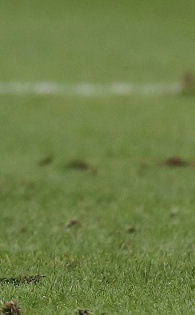
#> input picture IGNORE/python_vision_practise/histogram_video/pitch_ground.jpg, 195 x 315 px, found by its file name
$ python video_detect_orange.py
#> lines starting #> are read from the running program, lines starting #| are printed output that depends on the picture; pictures that were not available may be replaced by others from this repository, and a replacement may not be noted
import cv2
import numpy as np
from numpy import True_
# import part1

# opt 1= orange_mask, 2= just mask
def perform_orange_mask(img,opt):
    # Define the blue color range in HSV format
    orange_lower = np.array([15, 100, 100])
    orange_upper = np.array([30, 255, 255])

    # Convert the input image to HSV color space
    hsv = cv2.cvtColor(img, cv2.COLOR_BGR2HSV)

    # Create a mask for the blue color
    mask = cv2.inRange(hsv, orange_lower, orange_upper)

    # Perform dilations and erosions on the mask
    mask = cv2.erode(mask, None, iterations=2)
    mask = cv2.dilate(mask, None, iterations=2)

    # Apply the mask to the original image
    orange_masked_image = cv2.bitwise_and(img, img, mask=mask)

    if(opt == 1) : return orange_masked_image;
    if(opt == 2) : return mask;


def video_analysis():
    # Open the video file
    video_path = "../TableTennis.avi"
    cap = cv2.VideoCapture(video_path)
    if not cap.isOpened(): print("Error: Could not open the video file."); exit();

    frame_count = 0;
    analyse = True;


    roi = cv2.imread("pitch_ground.jpg")
#> roi is the input picture: shape (315, 195, 3); mean B, G, R 70.3, 127.9, 110.3
    hsv_roi = cv2.cvtColor(roi, cv2.COLOR_BGR2HSV)
#> hsv_roi: shape (315, 195, 3); mean H, S, V 39.1, 116.1, 128

    hue, saturation, value = cv2.split(hsv_roi)
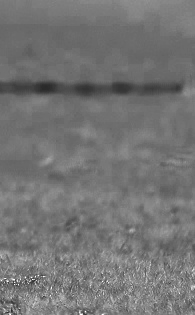
#> saturation: shape (315, 195); min 38, max 255, mean 116.1
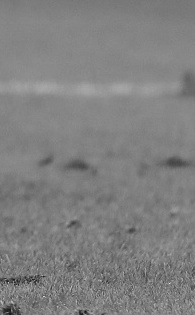
#> value: shape (315, 195); min 16, max 231, mean 128

    # Histogram ROI
    roi_hist = cv2.calcHist([hsv_roi], [0, 1], None, [180, 256], [0, 180, 0, 256])
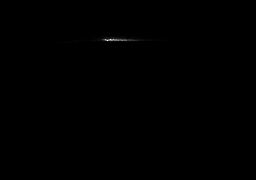
#> roi_hist: shape (180, 256) float32; min 0, max 1733, mean 1.3; drawn with min black and max white

    while analyse:
        frame_count = frame_count + 1
        if(frame_count >100): analyse = False; # end after 100 frames
        print("FRAME_COUNT: ",frame_count)
        ret, frame = cap.read()
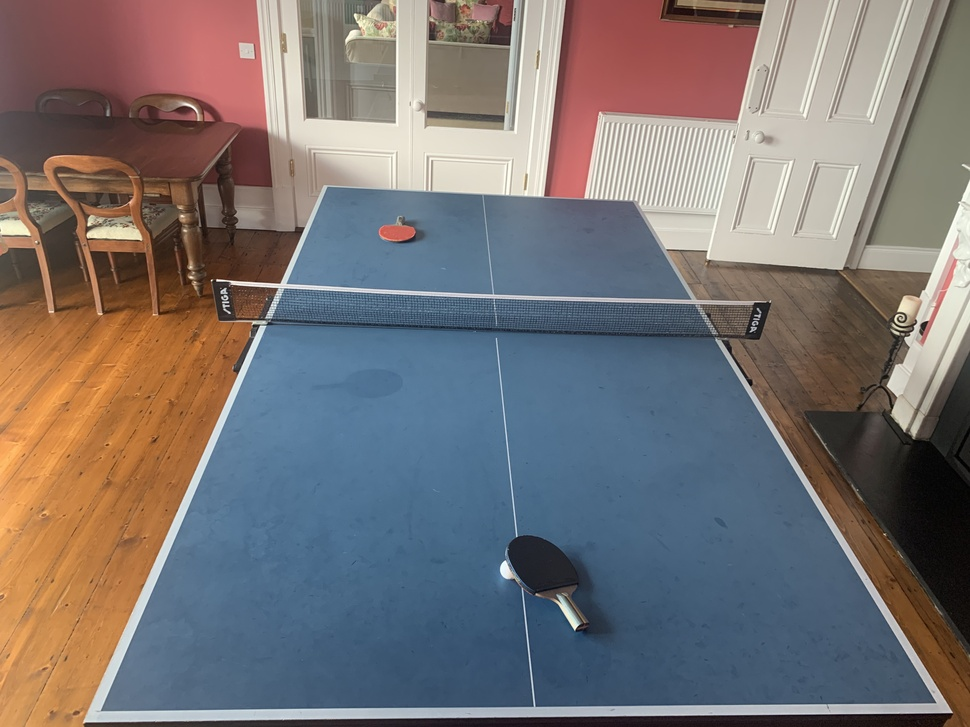
#> input picture IGNORE/python_vision_practise/Table4.jpg, 970 x 727 px, shrunk from 4032 x 3024 before the run, given in place of TableTennis.avi, which was not available
#> frame is the input picture: shape (727, 970, 3); mean B, G, R 114.8, 114.9, 120.7
        if not ret:
            break

        hsv_original = cv2.cvtColor(frame, cv2.COLOR_BGR2HSV)
#> hsv_original: shape (727, 970, 3); mean H, S, V 59.4, 90.2, 142.4


        # Perform frame analysis here
        mask = cv2.calcBackProject([hsv_original], [0, 1], roi_hist, [0, 180, 0, 256], 1)
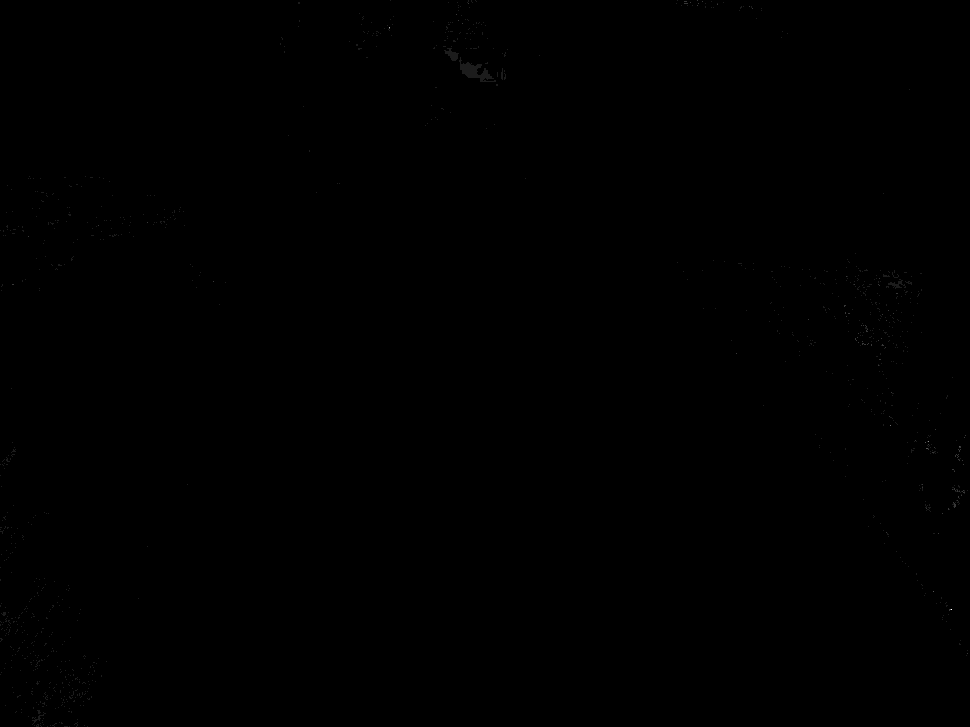
#> mask: shape (727, 970); min 0, max 9, mean 0.00344; drawn with min black and max white

        # Filtering remove noise
        kernel = cv2.getStructuringElement(cv2.MORPH_ELLIPSE, (5, 5)) # create a kernel for the 2d filter
        mask = cv2.filter2D(mask, -1, kernel)
        _, mask = cv2.threshold(mask, 100, 255, cv2.THRESH_BINARY)  # removes more noise
#> mask: shape (727, 970); every value is 0

        mask = cv2.merge((mask, mask, mask))  # create 3 channel mask for doing bitwise operations
#> mask: shape (727, 970, 3); every value is 0
        result = cv2.bitwise_and(frame, mask)

        cv2.imshow("Mask", mask)
        cv2.imshow("Original image", frame)
        cv2.imshow("Result", result)

        # Display the frame
        # cv2.imshow('Frame', frame)

        # Exit the loop when 'q' is pressed
        if cv2.waitKey(1) & 0xFF == ord('q'):
#> (key q is pressed here)
            break

    cap.release()

def analyse_frame(frame, count):
        # Display the frame
        # cv2.imshow('Frame', frame)
        hsv_frame = cv2.cvtColor(frame, cv2.COLOR_BGR2HSV)


video_analysis()
cv2.waitKey(0)
cv2.destroyAllWindows()
